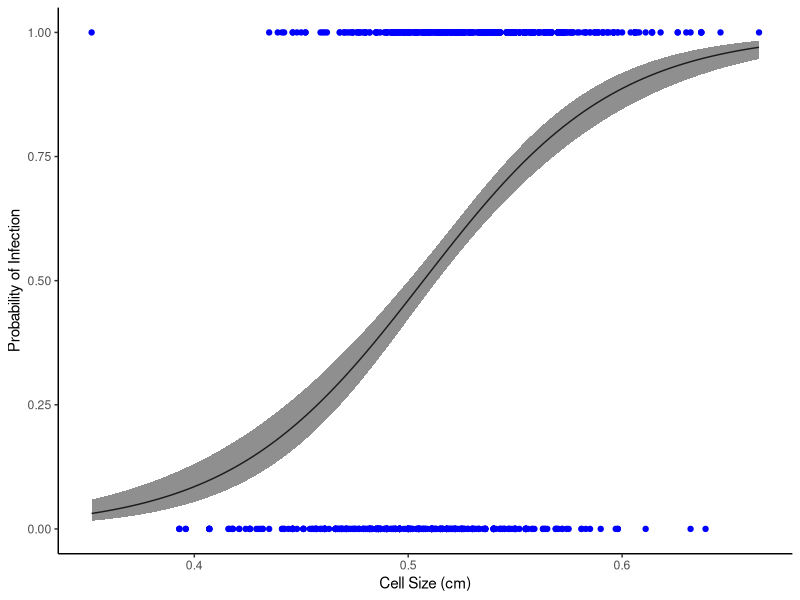

Write the R code that produced this figure.
# Binomial and binary models 
if (!requireNamespace("ggplot2", quietly = TRUE)) install.packages("ggplot2")
if (!requireNamespace("plyr", quietly = TRUE)) install.packages("plyr")
library(plyr)
library(ggplot2)

worker <- read.csv("../Data/workerbees.csv", stringsAsFactors = T)
worker

M1 <- glm(Parasites~CellSize, data = worker, family = "binomial") #non-normal
summary(M1)

#logit(ProbabilityofParasites) = -11.25+22.18 * CellSize # the results from the model
# with increasing cell sixe of the honey comb increases the probability being infcet ed by the parasite

#input the equation: this suggests that a honey comb cell size above 0.51 is more liely to be infected by the mite, 

range(worker$CellSize) # Finding the range of Cell Size
## [1] 0.352 0.664
new_data <- data.frame(CellSize=seq(from=0.352, to=0.664, length=100))
predictions<- predict(M1, newdata = new_data, type = "link", se.fit = TRUE) # the type="link" here predicted the fit and se on the log-linear scale. 
new_data$pred<- predictions$fit
new_data$se<- predictions$se.fit
new_data$upperCI<- new_data$pred+(new_data$se*1.96)
new_data$lowerCI<- new_data$pred-(new_data$se*1.96)

# Making the Plot 
ggplot(new_data, aes(x=CellSize, y=plogis(pred)))+ 
  geom_line(col="black")+
  geom_point(worker, mapping = aes(x=CellSize, y=Parasites), col="blue")+
  geom_ribbon(aes(ymin=plogis(lowerCI), ymax=plogis(upperCI), alpha=0.2), show.legend = FALSE)+ 
  labs(y="Probability of Infection", x="Cell Size (cm)")+
  theme_classic()

# if it is a conitnous data type, then the value given will be a slope (m) # solve for x 
# y = mx + c 
# if it is a categorical data type, the the value given will be an intercept (x) # solve for m
# y = mx + c






